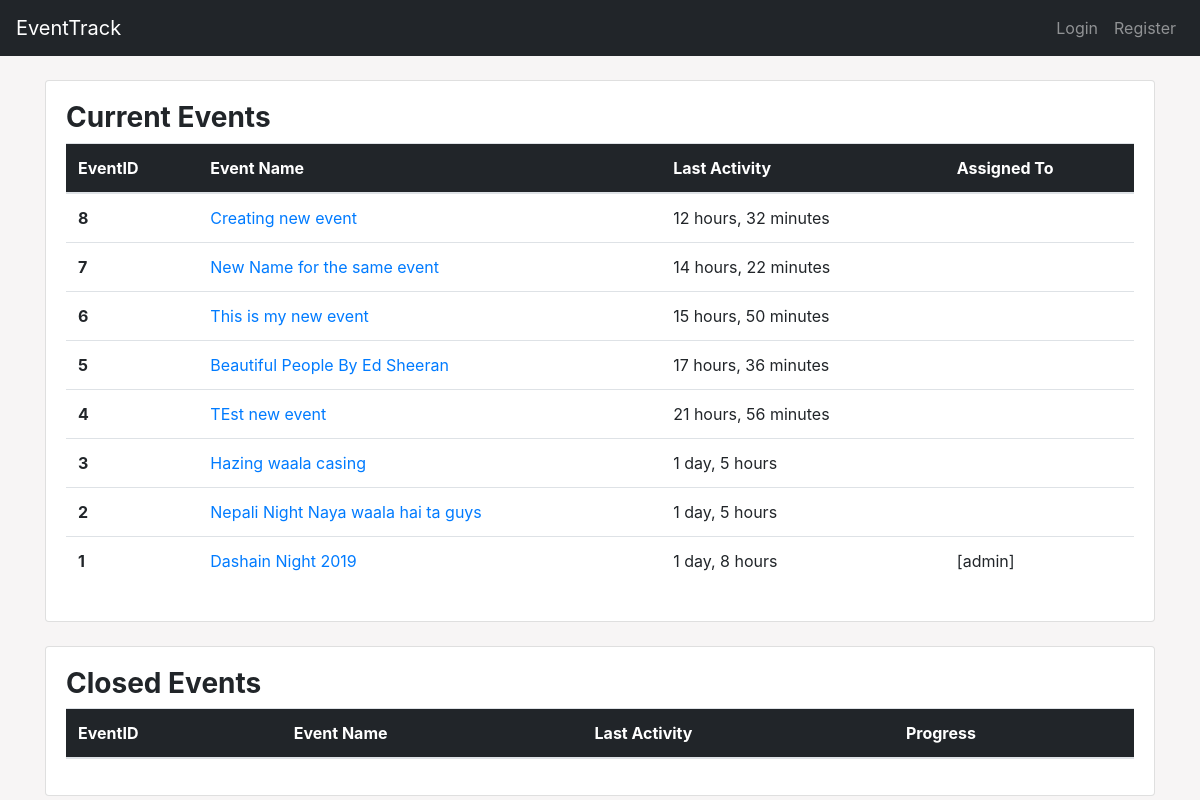
/, run on an earlier commit of the app's database.
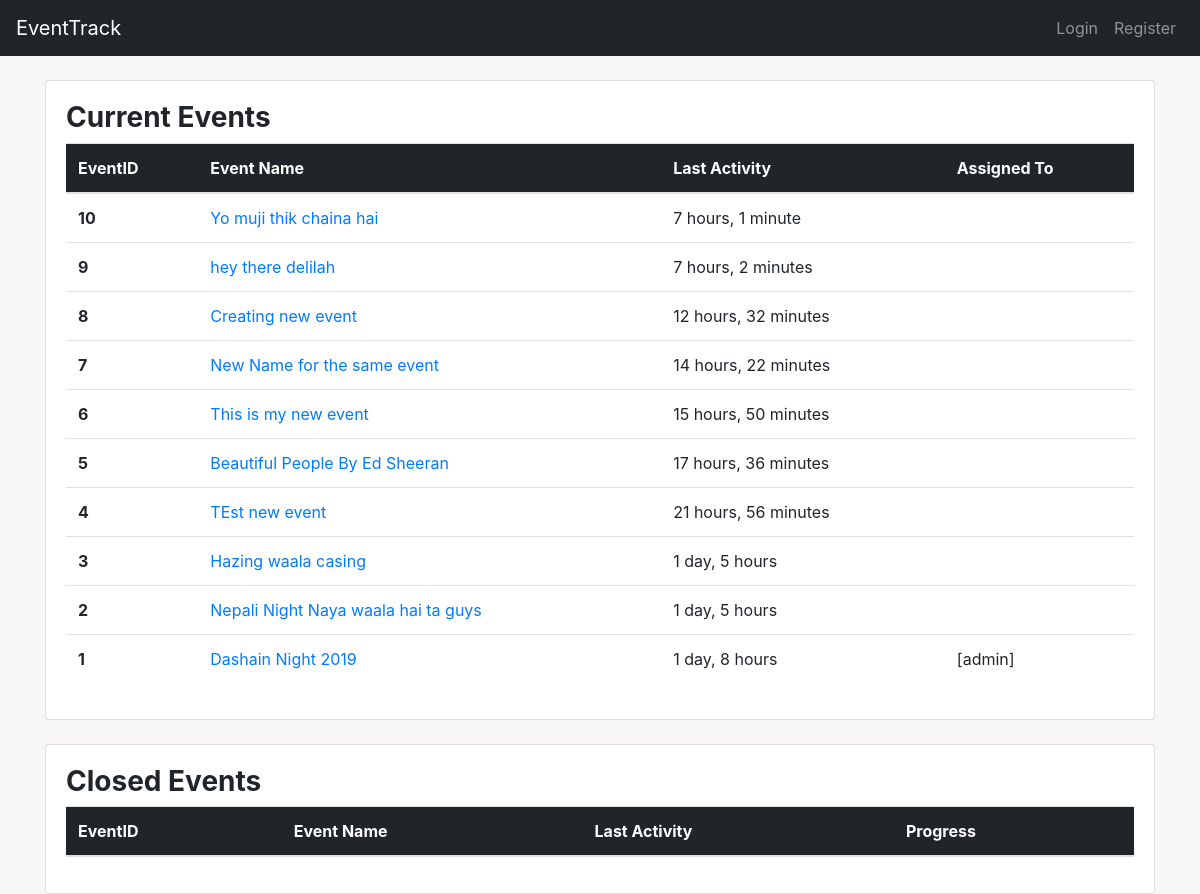
And on a later commit of the database.
### main/models.py (models this page shows, shortened)
class Event(models.Model):
    event_name = models.CharField(max_length=250)
    created_by = models.ForeignKey(User, related_name="created_by",on_delete=models.CASCADE)
    created_on = models.DateTimeField(auto_now_add= True)
    volunteers = models.ManyToManyField(User, related_name="volunteers")
    closed     = models.BooleanField(default=False)
    hits       = models.IntegerField(default=0, blank=True, null=True)
    image      = models.ImageField(default=None, blank=True, null=True)
    slug       = models.SlugField(unique=True, max_length=1000)

### main/views.py (the view)
# urls.py: 2. Add a URL to urlpatterns:  path('', views.home, name='home')
def home(request):
    print("This is working")
    current_events = Event.objects.filter(closed=False).order_by('-created_on')
    closed_events = Event.objects.filter(closed=True).order_by("-created_on")
    context = {
        "current_events": current_events,
        "closed_events": closed_events
    }
    return render(request, 'main/index.html', context)

### main/templates/main/index.html (shortened to what this page needs)
{% extends 'main/base.html' %}
{% block content %}
<br>
<div class="container">
    <div class="card">
        <div class="card-body">
            <table class="table table-hover">
                <h3><strong>Current Events</strong></h3>
                <thead>
                  <tr>
                    <th scope="col">EventID</th>
                    <th scope="col">Event Name</th>
                    <th scope="col">Last Activity</th>
                    {% if request.user.is_superuser %}
                    <th scope="col">Action</th>
                    {% else %}
                    <th>Assigned To</th>
                    {% endif %}
                  </tr>
                </thead>
                <tbody>
                    {% for event in current_events %}
                  <tr>
                    <th scope="row">{{ event.id }}</th>
                    <td><a href="{% url 'main:details' event.slug %}">{{ event.event_name }}</a> </td>
                    <td>{{ event.created_on | timesince }}</td>
                    {% if request.user.is_superuser %}
                    <td><a href="{% url 'main:edit_event' event.slug %}"><i class="far fa-edit" style="color: orange;" data-toggle="tooltip" data-placement="top" title="Edit this event"></i></a>   /   / <a href="{% url 'main:close_event' event.slug %}">Close Event</a></td>
                    {% else %}
                    <td>{% for volunteer in event.volunteers.all %}[{{ volunteer.username }}] {% endfor %}</td>
                    {% endif %}
                  </tr>
                  {% endfor %}
                </tbody>
              </table>
        </div>
    </div>
</div>
<br>
<div class="container">
    <div class="card">
        <div class="card-body">
            <table class="table table-hover">
                <h3><strong>Closed Events</strong></h3>
                <thead>
                  <tr>
                    <th scope="col">EventID</th>
                    <th scope="col">Event Name</th>
                    <th scope="col">Last Activity</th>
                    <th scope="col">Progress</th>
                  </tr>
                </thead>
              </table>
        </div>
    </div>
</div>
{% endblock %}

### main/templates/main/base.html (shortened to what this page needs)
<!doctype html>
<html lang="en">
  <head>
    <link rel="stylesheet" href="https://maxcdn.bootstrapcdn.com/bootstrap/4.0.0/css/bootstrap.min.css">
    {% load staticfiles %}
    <link rel="stylesheet" href="{% static 'css/main.css' %}">
    <link href="https://maxcdn.bootstrapcdn.com/font-awesome/4.7.0/css/font-awesome.min.css" rel="stylesheet"
>
  </head>
  <body>
<nav class="navbar navbar-expand-lg navbar-dark" id="setColor">
    <a class="navbar-brand" href="{% url 'main:home' %}">EventTrack</a>
    <div class="collapse navbar-collapse" id="navbarNavDropdown">
      <ul class="navbar-nav ml-auto">
        {% if not request.user.is_authenticated %}
        <li class="nav-item">
          <a class="nav-link" href="{% url 'accounts:login' %}">Login</a>
        </li>
        <li class="nav-item">
          <a class="nav-link" href="{% url 'accounts:register' %}">Register</a>
        </li>
        {% endif %}
      </ul>
    </div>
  </nav>
{% block content %}
{% endblock %}
  </body>
</html>

### main/static/css/main.css (style rules this page uses)
body { background-color: #f7f5f5; }
thead { background: #212529; color: white; }
#setColor { background: #212529; color: white; }

What changed in the data, as far as the page shows it:
added Event: id "10", event_name "Yo muji thik chaina hai", created_on "7 hours, 1 minute"
added Event: id "9", event_name "hey there delilah", created_on "7 hours, 2 minutes"
